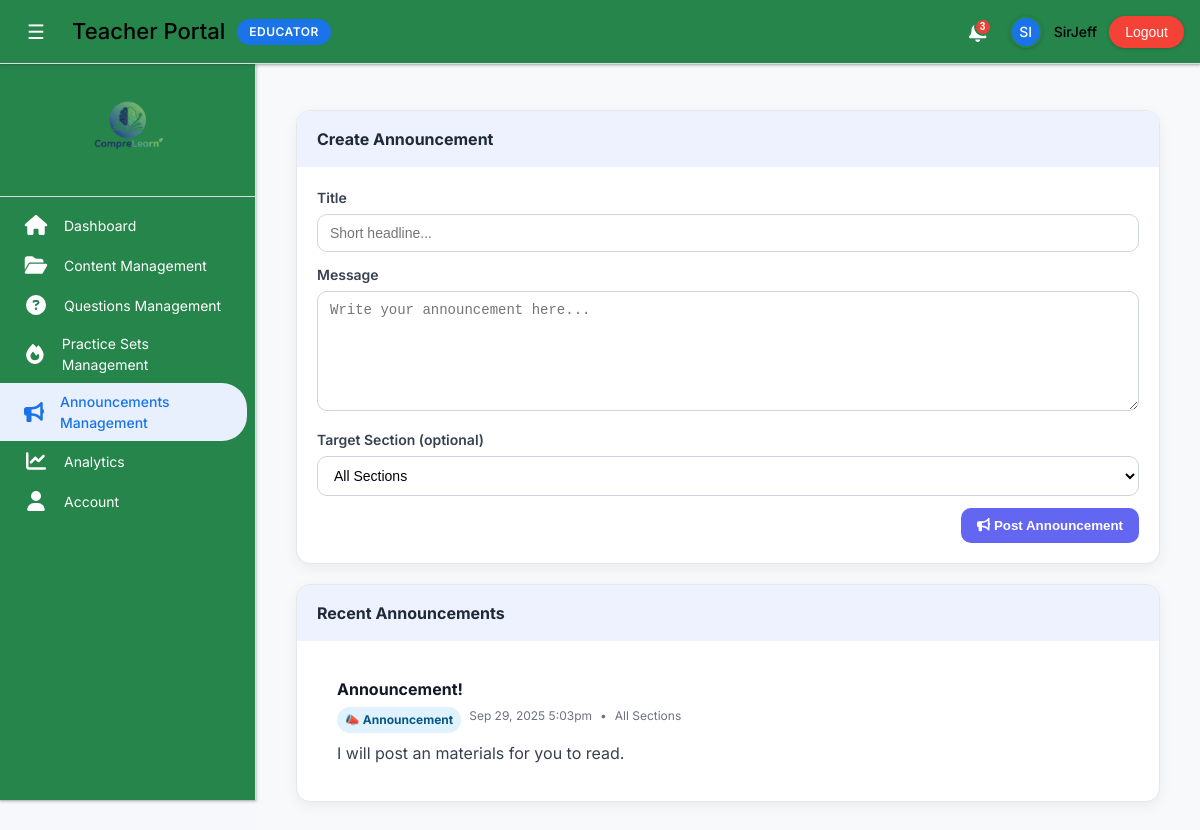
Page /Teacher/teacher_announcements.php (signed in) on the committed database.
### tables this page shows
CREATE TABLE `announcements` (
  `id` int(11) NOT NULL,
  `teacher_id` int(11) NOT NULL,
  `section_id` int(11) DEFAULT NULL,
  `title` varchar(255) NOT NULL,
  `content` text DEFAULT NULL,
  `created_at` timestamp NOT NULL DEFAULT current_timestamp()
);

### Teacher/includes/teacher_init.php (called while the page is built, shortened)
<?php
function h($v) { return htmlspecialchars((string)$v, ENT_QUOTES, 'UTF-8'); }
?>

### Teacher/teacher_announcements.php (the view, shortened to what this page needs)
<?php
require_once __DIR__ . '/includes/teacher_init.php';
require_once __DIR__ . '/includes/teacher_layout.php';
$selectBodyExpr = 'a.message';
try {
    $conn->query("CREATE TABLE IF NOT EXISTS announcements (
        id INT AUTO_INCREMENT PRIMARY KEY,
        teacher_id INT NOT NULL,
        section_id INT NULL,
        title VARCHAR(200) NOT NULL,
        message TEXT NOT NULL,
        created_at DATETIME NOT NULL,
        INDEX(teacher_id), INDEX(section_id)
    ) ENGINE=InnoDB DEFAULT CHARSET=utf8mb4");
    $cols = [];
    if ($res = $conn->query("SHOW COLUMNS FROM announcements")) {
        while ($r = $res->fetch_assoc()) { $cols[strtolower($r['Field'])] = true; }
    }
    if (isset($cols['message'])) { $messageColumn = 'message'; $selectBodyExpr = 'a.message'; }
    elseif (isset($cols['content'])) { $messageColumn = 'content'; $selectBodyExpr = 'a.content'; }
    else { $conn->query("ALTER TABLE announcements ADD COLUMN message TEXT NULL"); $messageColumn = 'message'; $selectBodyExpr = 'a.message'; }
} catch (Throwable $e) {
    $tableError = $e->getMessage();
}
$ann = false;
try {
    $sqlSel = "SELECT a.*, $selectBodyExpr AS body_text, s.name AS section_name FROM announcements a LEFT JOIN sections s ON s.id = a.section_id WHERE a.teacher_id = $teacherId ORDER BY a.created_at DESC";
    $ann = $conn->query($sqlSel);
} catch (Throwable $e) {
    $tableError = $e->getMessage();
}
?>
<div class="container">
    <div class="card">
        <div class="card-header">Create Announcement</div>
        <div class="card-body">
            <form method="POST">
                <div style="display:grid; grid-template-columns:1fr; gap:12px;">
                    <div>
                        <label>Title</label>
                        <input type="text" name="title" placeholder="Short headline..." required>
                    </div>
                    <div>
                        <label>Message</label>
                        <textarea name="message" placeholder="Write your announcement here..." required></textarea>
                    </div>
                    <div>
                        <label>Target Section (optional)</label>
                        <select name="section_id">
                            <option value="">All Sections</option>
                        </select>
                    </div>
                    <div style="text-align:right;">
                        <button class="btn" type="submit"><i class="fas fa-bullhorn"></i> Post Announcement</button>
                    </div>
                </div>
            </form>
        </div>
    </div>
    <div class="card">
        <div class="card-header">Recent Announcements</div>
        <div class="card-body">
            <?php if ($ann && $ann->num_rows > 0): ?>
                <ul class="list">
                    <?php while($a = $ann->fetch_assoc()): ?>
                        <li class="item">
                            <div class="item-title"><?php echo h($a['title']); ?></div>
                            <div class="item-meta">
                                <span class="badge">📣 Announcement</span>
                                <span><?php echo date('M j, Y g:ia', strtotime($a['created_at'])); ?></span>
                                <span>•</span>
                                <span><?php echo $a['section_id'] ? ('Section: '.h($a['section_name'])) : 'All Sections'; ?></span>
                            </div>
                            <div style="color:#374151; white-space:pre-line;"><?php echo nl2br(h($a['body_text'])); ?></div>
                        </li>
                    <?php endwhile; ?>
                </ul>
            <?php else: ?>
                <div class="empty">No announcements yet.</div>
            <?php endif; ?>
        </div>
    </div>
</div>

### Teacher/includes/teacher_layout.php (style rules this page uses)
:root { --primary: #1a73e8; --primary-dark: #1557b0; --secondary: #34a853; --accent: #ea4335; --warning: #fbbc04; --purple: #9c27b0; --teal: #00bcd4; --success: #4caf50; --error: #f44336; --bg-primary:rgb(37, 133, 74); --bg-secondary: #f8f9fa; --bg-tertiary: #e8f0fe; --text-primary:rgb(0, 0, 0); --text-secondary:rgb(255, 255, 255); --text-muted: #9aa0a6; --border: #dadce0; --shadow-sm: 0 1px 2px 0 rgba(60,64,67,.3), 0 1px 3px 1px rgba(60,64,67,.15); --shadow-md: 0 1px 2px 0 rgba(60,64,67,.3), 0 2px 6px 2px rgba(60,64,67,.15); --shadow-lg: 0 2px 4px 0 rgba(60,64,67,.3), 0 4px 8px 3px rgba(60,64,67,.15); --shadow-xl: 0 4px 8px 0 rgba(60,64,67,.3), 0 8px 16px 4px rgba(60,64,67,.15); }
* { box-sizing: border-box; }
body { font-family: 'Inter', -apple-system, BlinkMacSystemFont, 'Segoe UI', Roboto, sans-serif; background: var(--bg-secondary); margin: 0; color: var(--text-primary); line-height: 1.5; }

### Teacher/teacher_announcements.php (style rules this page uses)
body { background:#f6f8fc; }
.container { max-width: 900px; margin: 22px auto; padding: 0 16px; }
.card { background:#fff; border:1px solid #e5e7eb; border-radius:14px; box-shadow:0 4px 14px rgba(0,0,0,.06); margin-bottom:20px; overflow:hidden; }
.card-header { background:#eef2ff; padding:16px 20px; font-weight:700; color:#1f2937; }
.card-body { padding:20px; }
label { font-weight:600; color:#374151; font-size:14px; display:block; margin-bottom:6px; }
input[type=text], textarea, select { width:100%; border:1px solid #cbd5e1; border-radius:10px; padding:10px 12px; background:#fff; font-size:14px; }
textarea { min-height: 120px; resize: vertical; }
.btn { border:none; border-radius:10px; padding:10px 16px; background:#6366f1; color:#fff; font-weight:700; cursor:pointer; }
.badge { display:inline-block; background:#e0f2fe; color:#075985; padding:4px 8px; border-radius:9999px; font-size:12px; font-weight:700; }
.list { list-style:none; margin:0; padding:0; }
.item { border-top:1px solid #e5e7eb; padding:16px 20px; }
.item:first-child { border-top:none; }
.item-title { font-weight:700; color:#111827; margin:0 0 6px 0; }
.item-meta { color:#6b7280; font-size:12px; margin-bottom:8px; display:flex; gap:8px; }

### rows in the picture
announcements: title "Announcement!", created_at "Sep 29, 2025 5:03pm", shows "All Sections", content "I will post an materials for you to read."

### other values in the picture
substr($_SESSION['teacher_name'],0,2) "SI"
$_SESSION['teacher_name'] "SirJeff"
